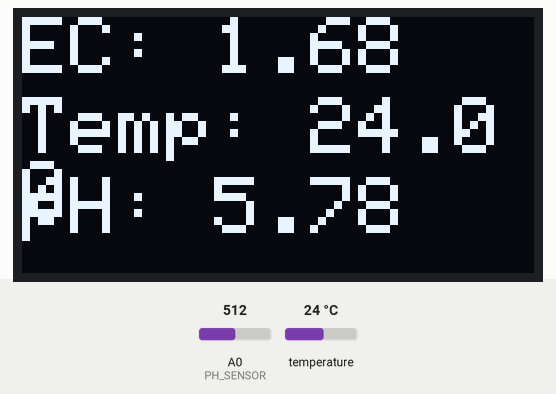
Recording of a sketch running on a simulated ESP8266 (NodeMCU). Parts: 128×64 one-colour display. The test bench sets the inputs (shaded band); at power-on: temperature 24 °C, A0 (PH_SENSOR) = 512. WiFi joins after 1.5 s; servers stay silent unless stated; the display library's start-up logo is not drawn; what the sketch prints to the serial monitor is not drawn.

Above: at 5.2 s.
5.3 s: temperature set to 12 °C
At 7.4 s:
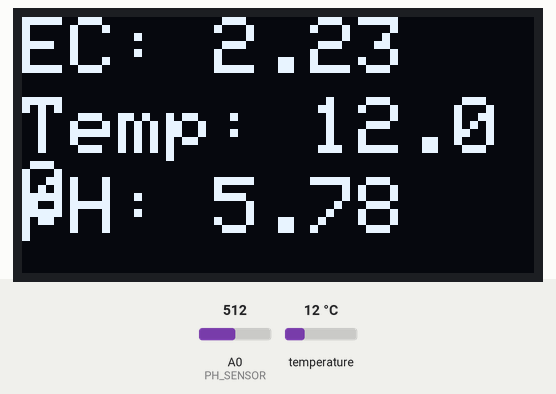
7.9 s: A0 (PH_SENSOR) set to 716
At 8.5 s:
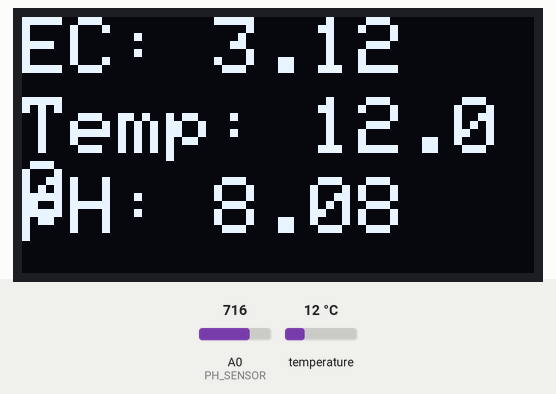
9.7 s: temperature set to 19 °C
At 10.7 s:
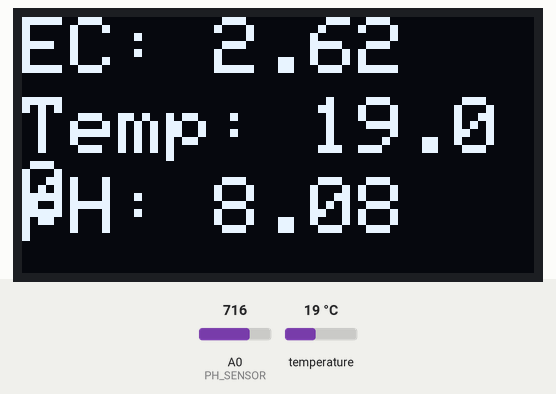
11.5 s: A0 (PH_SENSOR) set to 900
At 13.0 s:
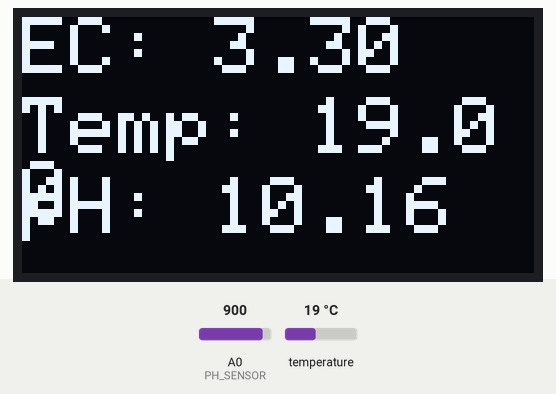
13.3 s: temperature set to 28 °C
At 14.1 s:
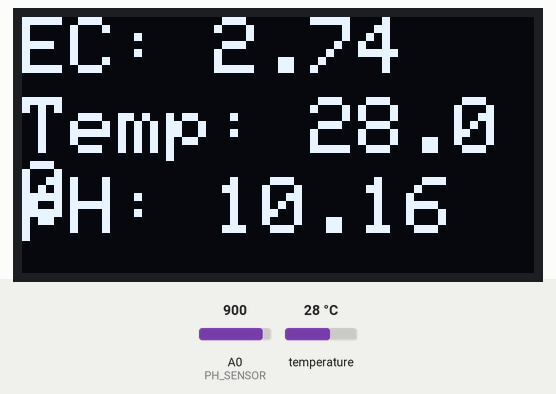
15.1 s: A0 (PH_SENSOR) set to 1023
At 16.3 s:
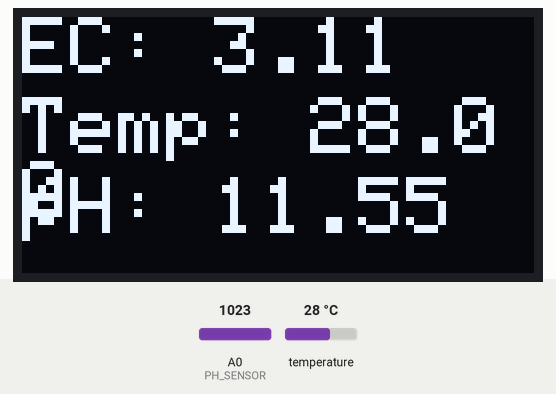
Timing chart, 0 to 17.9 s (numbered marks = the images above; inputs shaded):
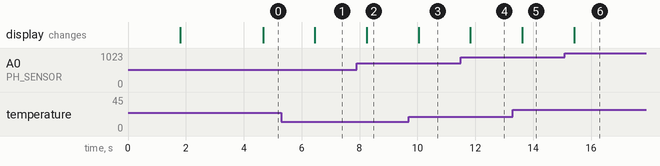

Measured:
- after the input at 5.3 s, the display: changes after 1.2 s (image 1)
- after the input at 7.9 s, the display: changes after 0.35 s (image 2)
- after the input at 9.7 s, the display: changes after 0.34 s (image 3)
- after the input at 11.5 s, the display: changes after 0.33 s (image 4)
- after the input at 13.3 s, the display: changes after 0.32 s (image 5)
- after the input at 15.1 s, the display: changes after 0.31 s (image 6)

The sketch:

Water_quality_with_oled.ino
```cpp
#define BLYNK_TEMPLATE_ID "TMPL3JPfFwhTF"
#define BLYNK_TEMPLATE_NAME "Notification and Datas"
#define BLYNK_AUTH_TOKEN "mSScGyu1sMawcXXOStY1KpuQRYYJ7q6W"

#include <BlynkSimpleEsp8266.h>
#include <ESP8266WiFi.h>
#include <Wire.h>                 // Required for I2C communication
#include <Adafruit_SSD1306.h>     // Required for OLED display
#include <OneWire.h>              // DS18B20 OneWire library
#include <DallasTemperature.h>    // DS18B20 Temperature sensor library

// WiFi Credentials
char auth[] = "mSScGyu1sMawcXXOStY1KpuQRYYJ7q6W";
char ssid[] = "admin";
char pass[] = "88888888";

// Sensor Pin Configurations
#define ONE_WIRE_BUS D3   // DS18B20 Temperature Sensor on D3
#define PH_SENSOR A0      // pH sensor on A0

// OLED Display Settings
#define SCREEN_WIDTH 128
#define SCREEN_HEIGHT 64
#define OLED_RESET    -1
Adafruit_SSD1306 display(SCREEN_WIDTH, SCREEN_HEIGHT, &Wire, OLED_RESET);

// OneWire and DallasTemperature Setup
OneWire oneWire(ONE_WIRE_BUS);
DallasTemperature sensors(&oneWire);

// Sensor Calibration Factors
float AREF = 3.3;       // ESP8266 ADC Reference Voltage
float ecCalibration = 1; // EC Sensor Calibration Factor

void setup() {
  Serial.begin(115200);
  Blynk.begin(auth, ssid, pass);

  // Initialize OLED
  if (!display.begin(SSD1306_SWITCHCAPVCC, 0x3C)) {
    Serial.println(F("SSD1306 allocation failed"));
    for (;;);
  }
  display.display();
  delay(2000); // Pause for 2 seconds to show initial screen

  // Initialize DS18B20 Temperature Sensor
  sensors.begin();
}

void loop() {
  Blynk.run();

  // Get Temperature from DS18B20
  sensors.requestTemperatures();
  float waterTemp = sensors.getTempCByIndex(0);

  // Read EC Value (Assuming a basic EC sensor using ADC)
  float rawEc = analogRead(A0) * AREF / 1024.0;
  float tempCompensation = 1.0 + 0.02 * (waterTemp - 25.0);
  float ecValue = (rawEc / tempCompensation) * ecCalibration;

  // Read pH Value (Using a proper voltage conversion method)
  int rawPhValue = analogRead(PH_SENSOR);
  float voltage = (rawPhValue * AREF) / 1023.0;  // Convert ADC value to voltage
  float phValue = 3.5 * voltage;  // Adjust this based on calibration

  // Debugging Output
  Serial.print(F("EC: ")); Serial.println(ecValue, 2);
  Serial.print(F("Temperature: ")); Serial.println(waterTemp, 2);
  Serial.print(F("pH: ")); Serial.println(phValue, 2);

  // Send Data to Blynk App
  Blynk.virtualWrite(V1, ecValue);     // EC value
  Blynk.virtualWrite(V2, phValue);     // pH value
  Blynk.virtualWrite(V3, waterTemp);   // Temperature value

  // Display Data on OLED
  display.clearDisplay();
  display.setTextSize(2);
  display.setTextColor(SSD1306_WHITE);
  display.setCursor(0, 0);
  display.print(F("EC: ")); display.print(ecValue, 2);

  display.setCursor(0, 20);
  display.print(F("Temp: ")); display.print(waterTemp, 2);

  display.setCursor(0, 40);
  display.print(F("pH: ")); display.print(phValue, 2);

  display.display();  // Update OLED

  delay(1000);  // Wait for next sensor reading
}
```
